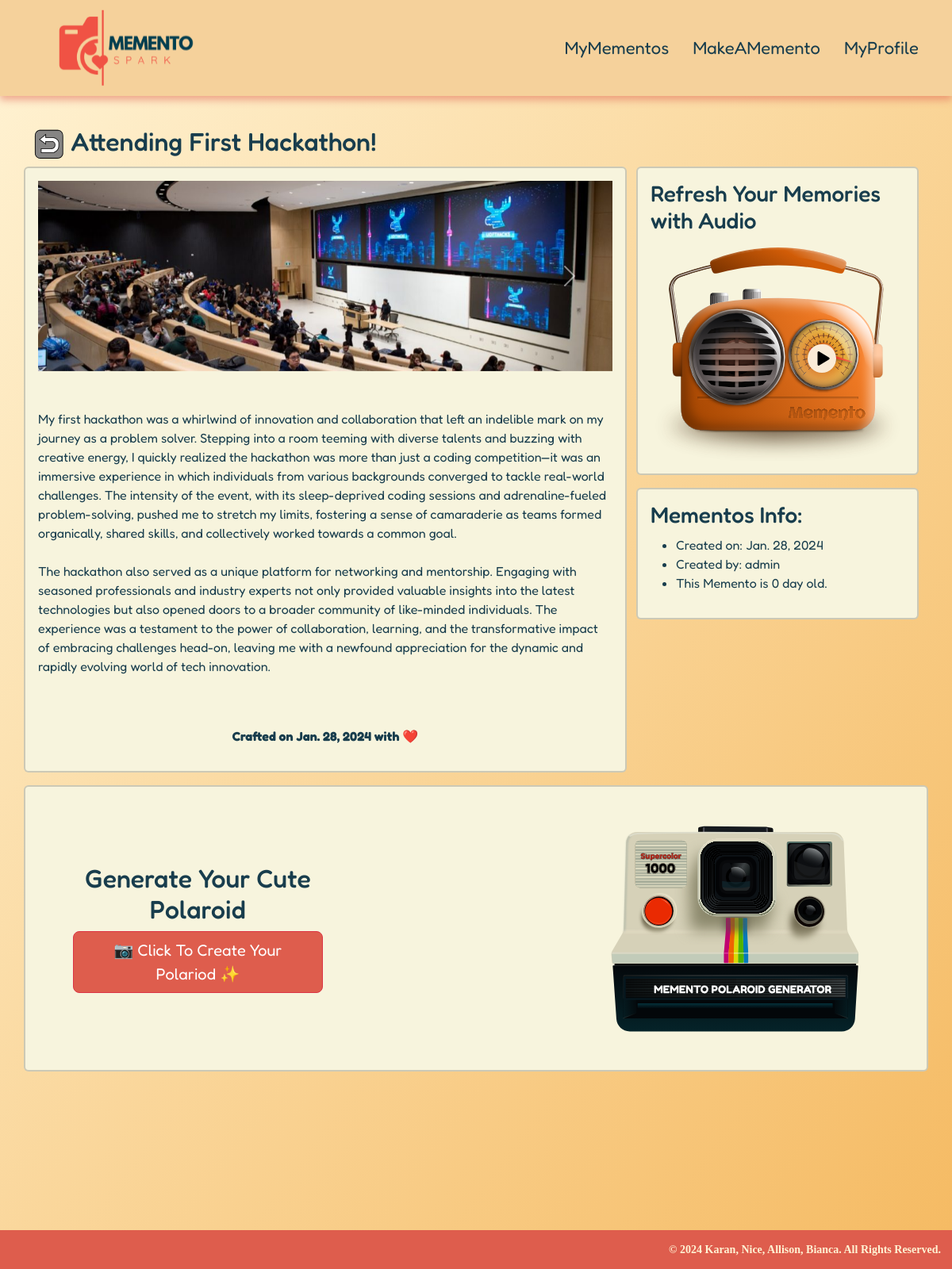
The app's page /memento/26 (signed in) with its own data.
### mymemento_app/models.py (models this page shows, shortened)
class Memento(models.Model):
    user = models.ForeignKey(User, on_delete=models.CASCADE) # A field for creating a one-to-many relationship with another model
    published_date = models.DateField(auto_now_add=True) # A field for storing a date value
    title = models.CharField(max_length=75)
    text = models.TextField(max_length=250)
    img1 = models.ImageField(upload_to='static/mementos_files/images', blank=True, default='')
    img2 = models.ImageField(upload_to='static/mementos_files/images', blank=True, default='')
    img3 = models.ImageField(upload_to='static/mementos_files/images', blank=True, default='')
    audio = models.FileField(upload_to='static/mementos_files/audios', default='') # A field for storing an audio

### mymemento_app/views.py (the view)
# urls.py: path('memento/<int:id>', views.memento, name='memento'),
@login_required
def memento(request, id):
    memento = get_object_or_404(Memento, id=id, user=request.user)
    context = {
        'memento': memento,
    }
    return render(request, 'mementos.html', context)

### templates/mementos.html (shortened to what this page needs)
{% extends 'base.html' %}
{% load static %}
{% block content %}
<section class="home">
    <div class="container">
        <h1 class="title-font"><a href="/"><img src="{% static 'img/back.svg' %}" alt="Go Back" style="width: 40px"></a>
            {{ memento.title }}</h1>
        <div class="row">
            <div class="col-md-8 card card-body brown">
                <div id="imageSlider{{ memento.id }}" class="carousel slide" data-bs-ride="carousel">
                    <div class="carousel-inner">
                        {% if memento.img1 %}
                        <div class="carousel-item active">
                            <img src="{{ memento.img1.url }}" class="d-block w-100" alt="Image 1">
                        </div>
                        {% endif %}
                    </div>
                    <button class="carousel-control-prev" type="button"
                        data-bs-target="#imageSlider{{ memento.id }}" data-bs-slide="prev">
                        <span class="carousel-control-prev-icon" aria-hidden="true"></span>
                    </button>
                    <button class="carousel-control-next" type="button"
                        data-bs-target="#imageSlider{{ memento.id }}" data-bs-slide="next">
                        <span class="carousel-control-next-icon" aria-hidden="true"></span>
                    </button>
                </div>
                {% if memento.text %}
                <div class="memento-text py-5">
                    {{ memento.text|linebreaksbr }}
                </div>
                {% endif %}
                <p class="text-center my-3"><strong>Crafted on {{ memento.published_date }} with ❤️ </strong></p>
            </div>
            <div class="col-md-4">
                {% if memento.audio %}
                <div class="col-lg-12 card card-body brown">
                    <h3>Refresh Your Memories with Audio</h3>
                    <div class="audio-controls">
                        <div class="position-relative">
                            <img src="{% static 'img/radio.svg' %}" alt="Radio" class="radio-icon w-100">
                            <img src="{% static 'img/play.svg' %}" alt="Play" class="play-btn"
                                onclick="toggleAudio()">
                        </div>
                    </div>
                </div>
                {% endif %}
                <div class="col-lg-12 mt-3">
                    <div class="card card-body brown">
                        <h3>Mementos Info:</h3>
                        <ul>
                            <li>Created on: {{ memento.published_date }}</li>
                            <li>Created by: {{ user.username }}</li>
                            <li>This Memento is <span id="mementoAge"></span> old.</li>
                        </ul>
                    </div>
                </div>
            </div>
        </div>
        <div class="row p-5 card mt-3">
            <div class="row align-items-center justify-content-between">
                <div class="col-md-4 text-center">
                    <h2>Generate Your Cute Polaroid</h2>
                    <div class="d-flex">
                        <a onclick="showPolaroid()" class="btn btn-lg btn-danger showPolaroid">📷 Click To Create Your Polariod ✨</a>
                    </div>
                </div>
                <div class="col-md-4">
                    <img src="/static/img/cam.svg" alt="" class="w-100">
                </div>
            </div>
        </div>
    </div>
</section>
{% endblock content %}

### static/css/style.css (style rules this page uses)
body { color: #183d4d !important; background-image: linear-gradient(to bottom right, #fff3d4, #f5ba62); font-family: "Fredoka", sans-serif !important; min-height: 130vh; overflow-y: scroll; margin: 0px; padding-top: 10em; padding-bottom: 3em; }
.play-btn, .pause-btn { position: absolute; right: 27%; top: 47%; width: 36px; background: antiquewhite; border-radius: 32px; padding: 7px; }
.home .card { background-color: #F7F4DD !important; border-width: 2px; }
.btn-danger { background-color: #de5d4d !important; color: white !important; }
.title-font { font-size: 2em; }
.carousel-item img { height: 45vh; -o-object-fit: cover; object-fit: cover; width: 100%; }
.home .carousel-item img { height: 30vh; }

### templates/mementos.html (style rules this page uses)
body { min-height: 200vh; }

### records on screen
Memento: title "Attending First Hackathon!", img1 (picture), text "My first hackathon was a whirlwind of innovation and collaboration that left an indelible mark on my journey as a problem solver. Stepping into a room teeming with diverse talents and buzzing with creative energy, I quickly realized the hackathon was more than just a coding competition—it was an immersive experience in which individuals from various backgrounds converged to tackle real-world challenges. The intensity of the event, with its sleep-deprived coding sessions and adrenaline-fueled problem-solving, pushed me to stretch my limits, fostering a sense of camaraderie as teams formed organically, shared skills, and collectively worked towards a common goal. The hackathon also served as…", published_date "Jan. 28, 2024"

### other values on screen
{{ user.username }} "admin"
